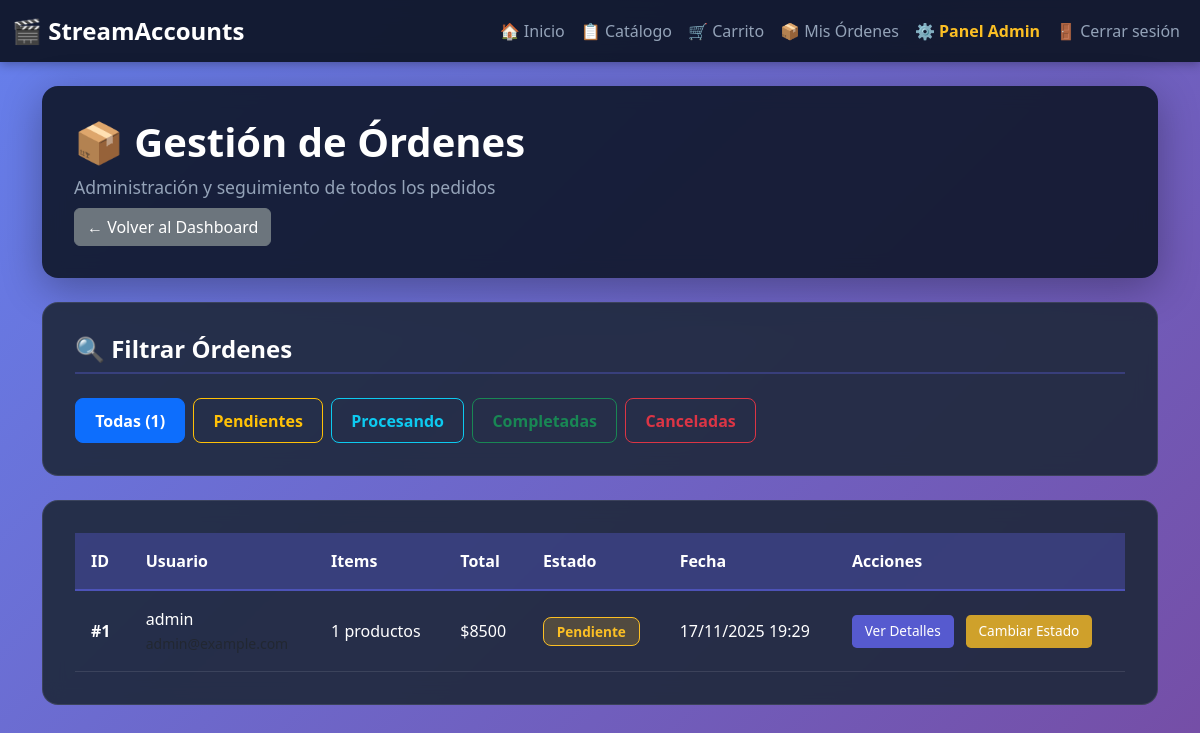
Page /admin-panel/orders/ (signed in) on the committed database.
### crud_app/models.py (models this page shows, shortened)
class Order(models.Model):
    STATUS_CHOICES = (
        ('pendiente', 'Pendiente'),
        ('procesando', 'Procesando'),
        ('completada', 'Completada'),
        ('cancelada', 'Cancelada'),
    )
    usuario = models.ForeignKey(get_user_model(), on_delete=models.CASCADE)
    total = models.DecimalField(max_digits=10, decimal_places=2)
    creado_el = models.DateTimeField(auto_now_add=True)
    estado = models.CharField(max_length=20, choices=STATUS_CHOICES, default='pendiente')

### crud_app/views.py (the view)
# urls.py: path('admin-panel/orders/', views.admin_orders, name='admin_orders'),
@staff_member_required(login_url='login')
def admin_orders(request):
    estado_filter = request.GET.get('estado', '')
    ordenes = Order.objects.all().order_by('-creado_el')
    if estado_filter:
        ordenes = ordenes.filter(estado=estado_filter)
    context = {
        'ordenes': ordenes,
        'estado_filter': estado_filter,
    }
    return render(request, 'crud_app/admin_orders.html', context)

### crud_app/models.py (called while the page is built)
    def is_combo_win(self):
        return self.servicio in ['profenet_win', 'directv_win', 'claro_win', 'magis_win', 'telelatino_win']

### crud_app/templatetags/custom_filters.py (called while the page is built)
@register.filter
def multiply(value, arg):
    try:
        return float(value) * float(arg)
    except (ValueError, TypeError):
        return 0

### crud_app/templates/crud_app/admin_orders.html (shortened to what this page needs)
{% extends 'crud_app/base.html' %}
{% load custom_filters %}
{% block contenido %}
<div class="admin-container">
  <div class="container py-4">
    <div class="admin-header mb-4">
      <h1 class="admin-title">📦 Gestión de Órdenes</h1>
      <p class="admin-subtitle">Administración y seguimiento de todos los pedidos</p>
      <a href="{% url 'admin_dashboard' %}" class="btn btn-secondary mt-2">
        ← Volver al Dashboard
      </a>
    </div>
    <div class="admin-section mb-4">
      <h3 class="section-title">🔍 Filtrar Órdenes</h3>
      <div class="filter-buttons">
        <a href="{% url 'admin_orders' %}" class="btn {% if not estado_filter %}btn-primary{% else %}btn-outline-primary{% endif %}">
          Todas ({{ ordenes.count }})
        </a>
        <a href="{% url 'admin_orders' %}?estado=pendiente" class="btn {% if estado_filter == 'pendiente' %}btn-warning{% else %}btn-outline-warning{% endif %}">
          Pendientes
        </a>
        <a href="{% url 'admin_orders' %}?estado=procesando" class="btn {% if estado_filter == 'procesando' %}btn-info{% else %}btn-outline-info{% endif %}">
          Procesando
        </a>
        <a href="{% url 'admin_orders' %}?estado=completada" class="btn {% if estado_filter == 'completada' %}btn-success{% else %}btn-outline-success{% endif %}">
          Completadas
        </a>
        <a href="{% url 'admin_orders' %}?estado=cancelada" class="btn {% if estado_filter == 'cancelada' %}btn-danger{% else %}btn-outline-danger{% endif %}">
          Canceladas
        </a>
      </div>
    </div>
    <div class="admin-section">
      <div class="table-responsive">
        <table class="admin-table">
          <thead>
            <tr>
              <th>ID</th>
              <th>Usuario</th>
              <th>Items</th>
              <th>Total</th>
              <th>Estado</th>
              <th>Fecha</th>
              <th>Acciones</th>
            </tr>
          </thead>
          <tbody>
            {% for orden in ordenes %}
            <tr>
              <td><strong>#{{ orden.id }}</strong></td>
              <td>
                <div>{{ orden.usuario.username }}</div>
                <small class="text-muted">{{ orden.usuario.email }}</small>
              </td>
              <td>{{ orden.items.count }} productos</td>
              <td class="price-cell">${{ orden.total|floatformat:0 }}</td>
              <td>
                <span class="badge badge-{{ orden.estado }}">
                  {{ orden.get_estado_display }}
                </span>
              </td>
              <td>{{ orden.creado_el|date:"d/m/Y H:i" }}</td>
              <td>
                <button class="btn-mini" onclick="toggleOrderDetails({{ orden.id }})">
                  Ver Detalles
                </button>
                <button class="btn-mini btn-edit" onclick="showChangeStatus({{ orden.id }}, '{{ orden.estado }}')">
                  Cambiar Estado
                </button>
              </td>
            </tr>
            {% empty %}
            <tr>
              <td colspan="7" class="text-center py-4">
                <p class="text-muted">No hay órdenes para mostrar</p>
              </td>
            </tr>
            {% endfor %}
          </tbody>
        </table>
      </div>
    </div>
  </div>
</div>
{% endblock %}

### crud_app/static/crud_app/css/styles.css (style rules this page uses)
:root { --primary-color: #6366f1; --secondary-color: #8b5cf6; --dark-bg: #0f172a; --card-bg: #1e293b; --text-light: #e2e8f0; --text-muted: #94a3b8; --text-color: #e2e8f0; --secondary-text: #94a3b8; --success-color: #22c55e; --danger-color: #ef4444; }
body { background: linear-gradient(135deg, #667eea 0%, #764ba2 100%); min-height: 100vh; font-family: 'Segoe UI', Tahoma, Geneva, Verdana, sans-serif; }
.admin-container { background: linear-gradient(135deg, #667eea 0%, #764ba2 100%); min-height: 100vh; padding-bottom: 2rem; }
.admin-header { background: rgba(15, 23, 42, 0.9); backdrop-filter: blur(10px); padding: 2rem; border-radius: 1rem; box-shadow: 0 10px 40px rgba(0, 0, 0, 0.3); }
.admin-title { color: white; font-size: 2.5rem; font-weight: 700; margin-bottom: 0.5rem; }
.admin-subtitle { color: #94a3b8; font-size: 1.1rem; margin-bottom: 0; }
.admin-section { background: rgba(30, 41, 59, 0.9); backdrop-filter: blur(10px); border-radius: 1rem; padding: 2rem; border: 1px solid rgba(255, 255, 255, 0.1); }
.section-title { color: white; font-size: 1.5rem; font-weight: 600; margin-bottom: 1.5rem; padding-bottom: 0.5rem; border-bottom: 2px solid rgba(99, 102, 241, 0.3); }
.admin-table { width: 100%; color: white; border-collapse: separate; border-spacing: 0; }
.admin-table thead { background: rgba(99, 102, 241, 0.3); }
.admin-table th { padding: 1rem; text-align: left; font-weight: 600; border-bottom: 2px solid rgba(99, 102, 241, 0.5); }
.admin-table td { padding: 1rem; border-bottom: 1px solid rgba(255, 255, 255, 0.1); }
.admin-table tbody tr { transition: background 0.3s ease; }
.btn-mini { background: rgba(99, 102, 241, 0.8); color: white; border: none; padding: 0.4rem 0.8rem; border-radius: 0.3rem; font-size: 0.85rem; cursor: pointer; transition: all 0.3s ease; }
.btn-edit { background: rgba(251, 191, 36, 0.8); margin-left: 0.5rem; }
.badge { padding: 0.4rem 0.8rem; border-radius: 0.5rem; font-weight: 600; font-size: 0.85rem; }
.badge-pendiente { background: rgba(251, 191, 36, 0.2); color: #fbbf24; border: 1px solid #fbbf24; }
.filter-buttons { display: flex; gap: 0.5rem; flex-wrap: wrap; }
.filter-buttons .btn { padding: 0.6rem 1.2rem; border-radius: 0.5rem; font-weight: 600; transition: all 0.3s ease; }

### rows in the picture
Order: id "1", usuario.username "admin", items.count "1", total "8500", estado "Pendiente", creado_el "17/11/2025 19:29"

### other values in the picture
{{ ordenes.count }} "1"
